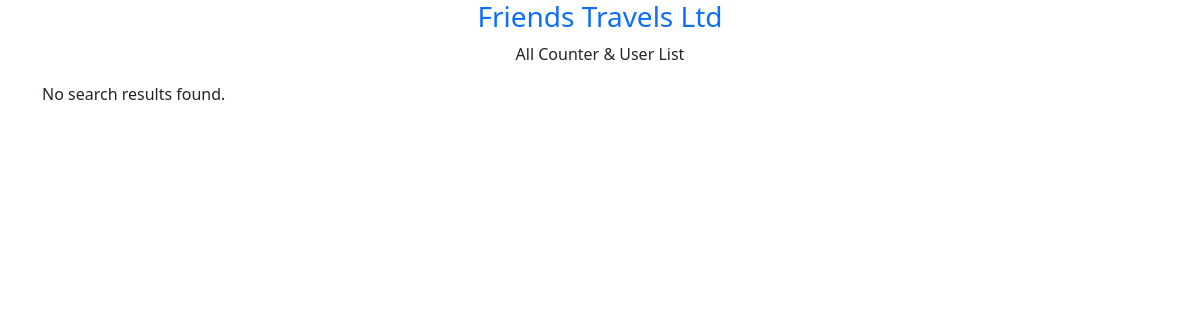
The app's page /admin/user_list.php, older data.
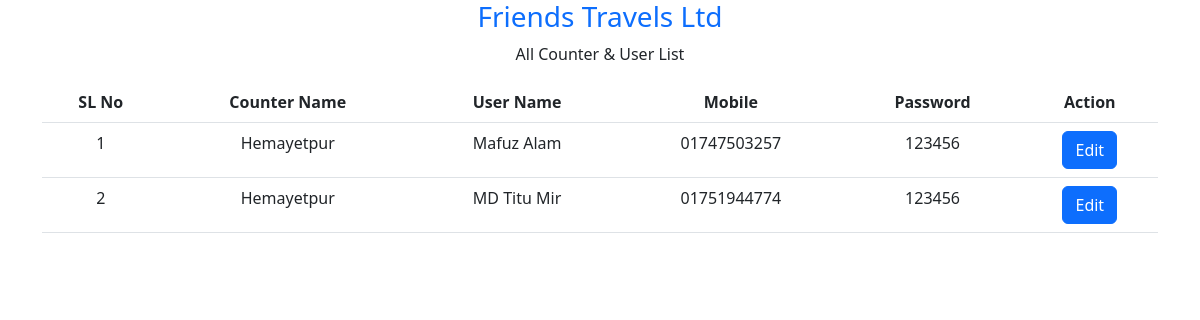
The same page, newer data.
### tables this page shows
CREATE TABLE `users` (
  `id` int(255) NOT NULL,
  `user_type` int(5) NOT NULL,
  `counter_name` varchar(30) NOT NULL,
  `user_name` varchar(30) NOT NULL,
  `mobile` varchar(30) NOT NULL,
  `password` int(6) NOT NULL
);

### admin/user_list.php (the view, shortened to what this page needs)
<?php
require_once '../inc/conn.php';
?>
<!doctype html>
<html lang="en">
<head>
    <link href="https://cdn.jsdelivr.net/npm/bootstrap@5.3.0-alpha3/dist/css/bootstrap.min.css" rel="stylesheet"
>
    <link rel="stylesheet" href="style.css">
</head>
<body>
    <div class="container text-center">
        <a class="text-decoration-none" href="index.php">
            <h3>Friends Travels Ltd</h3>
        </a>
        <p>All Counter & User List</p>
    </div>
    <div class="container">
        <?php
        $sql = "SELECT * FROM users ORDER BY id ASC";
        $result = $con->query( $sql );
        if ($result->num_rows > 0) {
            echo "<table class='table table-hover text-center'>";
            echo "<tr><th>SL No</th><th>Counter Name</th><th>User Name</th><th>Mobile</th><th>Password</th><th>Action</th></tr>";
            while ($row = $result->fetch_assoc()) {
                echo "<tr>";
                echo "<td>" . $row["id"] . "</td>";
                echo "<td>" . $row["counter_name"] . "</td>";
                echo "<td>" . $row["user_name"] . "</td>";
                echo "<td>" . $row["mobile"] . "</td>";
                echo "<td>" . $row["password"] . "</td>";
                echo '<td><a type="button" class="btn btn-primary" target="_blank" href="ticket_print.php?id=' . $row["id"] . '">Edit</a></td>';
                echo "</tr>";
            }
            echo "</table>";
        }
        else {
            echo "No search results found.";
        }
        ?>
    </div>
</body>
</html>

Row changes from the older to the newer data that the page shows:
added users: id "1", counter_name "Hemayetpur", user_name "Mafuz Alam", mobile "01747503257", password "123456"
added users: id "2", counter_name "Hemayetpur", user_name "MD Titu Mir", mobile "01751944774", password "123456"
Text that changed along with them:
text no longer shown: "No search results found."
text now shown: "SL No Counter Name User Name Mobile Password Action"
